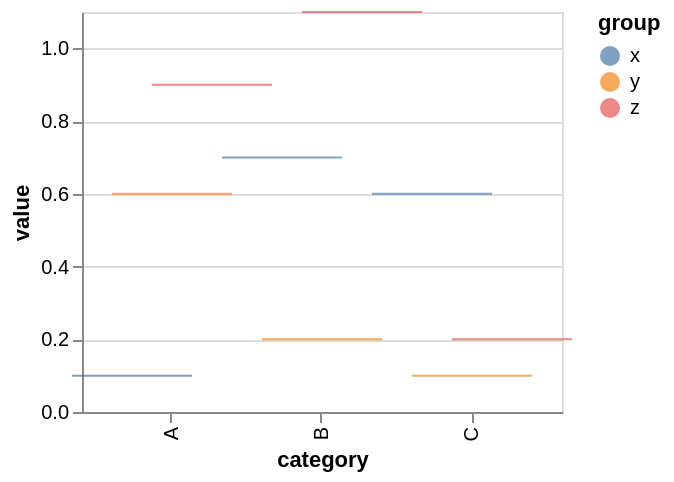

Specify this chart in Vega-Lite:
### Vega specification from a JSON file in a GitHub repository (floating-point values rounded to 4 significant figures)
{"$schema": "https://vega.github.io/schema/vega/v5.json", "background": "white", "padding": 5, "height": 200, "style": "cell", "data": [{"name": "source_0", "values": [{"category": "A", "group": "x", "value": 0.1}, {"category": "A", "group": "y", "value": 0.6}, {"category": "A", "group": "z", "value": 0.9}, {"category": "B", "group": "x", "value": 0.7}, {"category": "B", "group": "y", "value": 0.2}, {"category": "B", "group": "z", "value": 1.1}, {"category": "C", "group": "x", "value": 0.6}, {"category": "C", "group": "y", "value": 0.1}, {"category": "C", "group": "z", "value": 0.2}]}, {"name": "data_0", "source": "source_0", "transform": [{"type": "filter", "expr": "isValid(datum[\"value\"]) && isFinite(+datum[\"value\"])"}]}], "signals": [{"name": "x_step", "update": "20 * bandspace(domain('xOffset').length, 0, 0) / (1-0.2)"}, {"name": "width", "update": "bandspace(domain('x').length, 0.2, 0.2) * x_step"}], "marks": [{"name": "marks", "type": "rect", "style": ["tick"], "from": {"data": "data_0"}, "encode": {"update": {"opacity": {"value": 0.7}, "fill": {"scale": "color", "field": "group"}, "ariaRoleDescription": {"value": "tick"}, "description": {"signal": "\"category: \" + (isValid(datum[\"category\"]) ? datum[\"category\"] : \"\"+datum[\"category\"]) + \"; value: \" + (format(datum[\"value\"], \"\")) + \"; group: \" + (isValid(datum[\"group\"]) ? datum[\"group\"] : \"\"+datum[\"group\"])"}, "xc": {"scale": "x", "field": "category", "offset": {"scale": "xOffset", "field": "group", "band": 0.5}}, "yc": {"scale": "y", "field": "value"}, "width": {"scale": "x", "band": 1}, "height": {"value": 1}}}}], "scales": [{"name": "x", "type": "band", "domain": {"data": "data_0", "field": "category", "sort": true}, "range": {"step": {"signal": "x_step"}}, "paddingInner": 0.2, "paddingOuter": 0.2}, {"name": "y", "type": "linear", "domain": {"data": "data_0", "field": "value"}, "range": [{"signal": "height"}, 0], "nice": true, "zero": true}, {"name": "xOffset", "type": "band", "domain": {"data": "data_0", "field": "group", "sort": true}, "range": {"step": 20}}, {"name": "color", "type": "ordinal", "domain": {"data": "data_0", "field": "group", "sort": true}, "range": "category"}], "axes": [{"scale": "y", "orient": "left", "gridScale": "x", "grid": true, "tickCount": {"signal": "ceil(height/40)"}, "domain": false, "labels": false, "aria": false, "maxExtent": 0, "minExtent": 0, "ticks": false, "zindex": 0}, {"scale": "x", "orient": "bottom", "grid": false, "title": "category", "labelAlign": "right", "labelAngle": 270, "labelBaseline": "middle", "zindex": 0}, {"scale": "y", "orient": "left", "grid": false, "title": "value", "labelOverlap": true, "tickCount": {"signal": "ceil(height/40)"}, "zindex": 0}], "legends": [{"fill": "color", "symbolType": "circle", "title": "group", "encode": {"symbols": {"update": {"opacity": {"value": 0.7}}}}}]}
